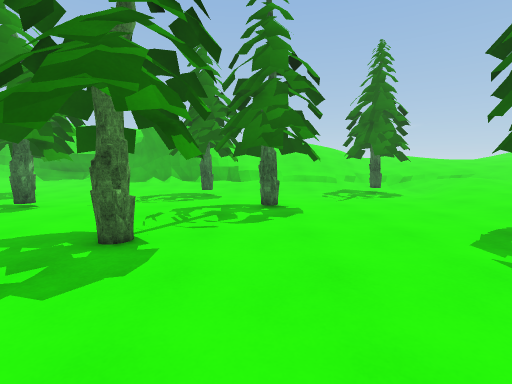
View 1 (above)

16 first-person views from a walk through a scene from a Unity 3-D project. The camera is 1.4 m above the floor, tilts 6° down and sees 85° across. The floor is counted in squares, 1 m on a side. Each view is taken from the middle of a square. On the plan, view 1 faces up. The plan holds only what a view shows up to about 14 squares ahead; the rest is blank. The place goes on beyond the plan. Surface patterns are stand-ins for the level's own textures.

View 2
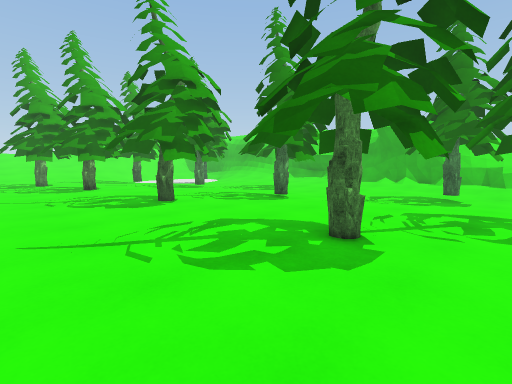

View 3
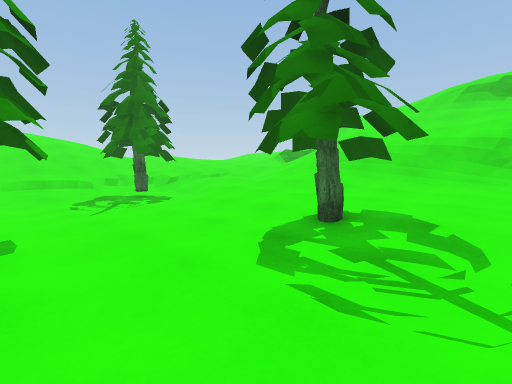

View 4
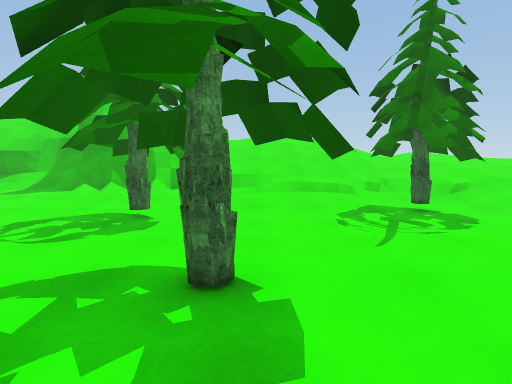

View 5
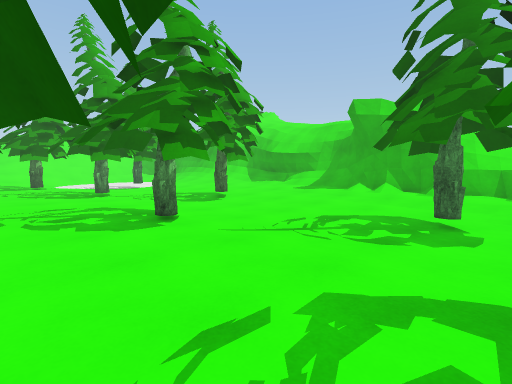

View 6
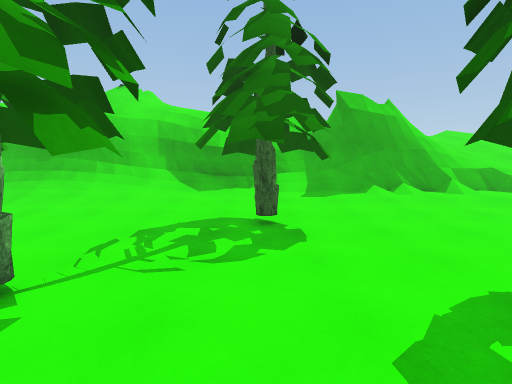

View 7
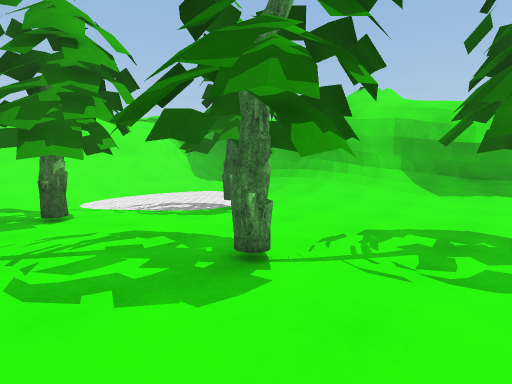

View 8
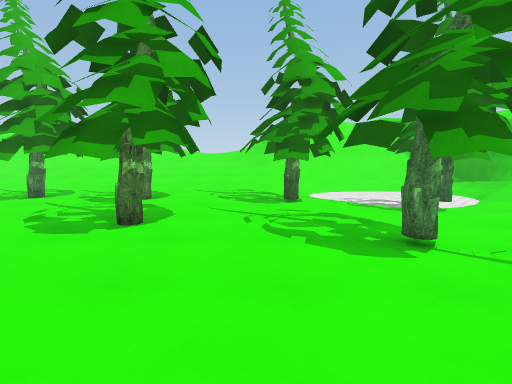

View 9
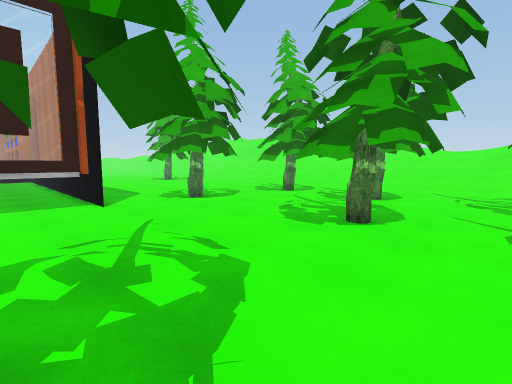

View 10
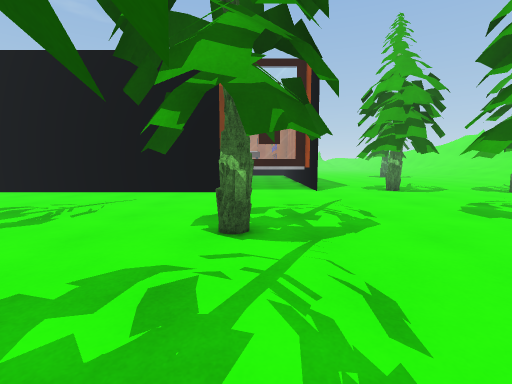

View 11
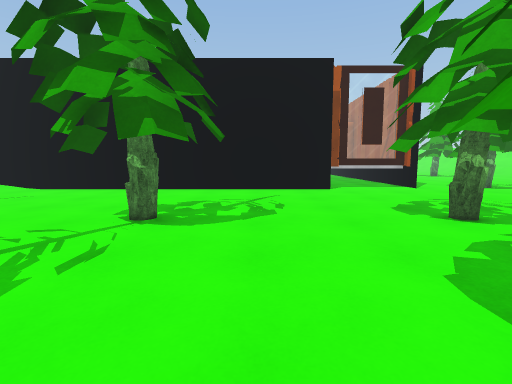

View 12
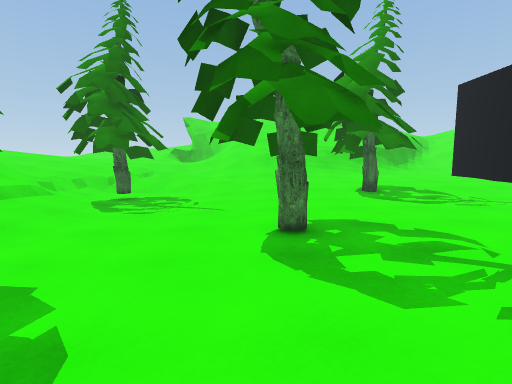

View 13
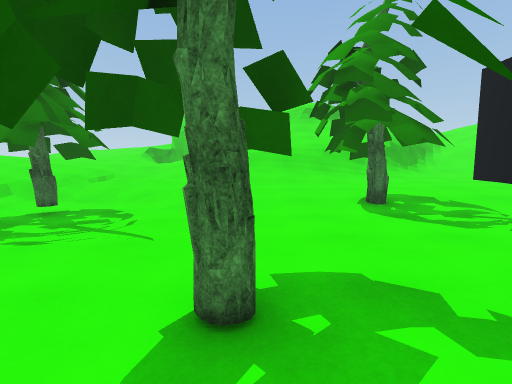

View 14
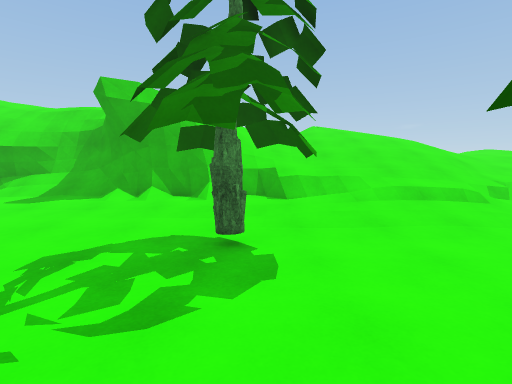

View 15
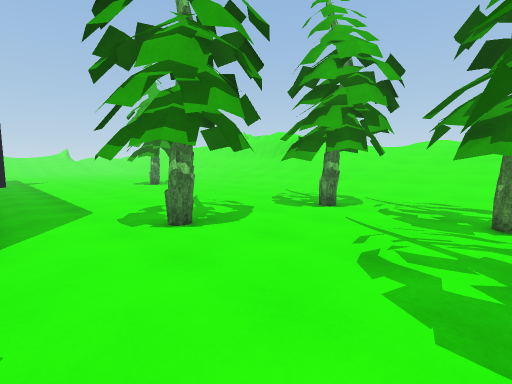

View 16
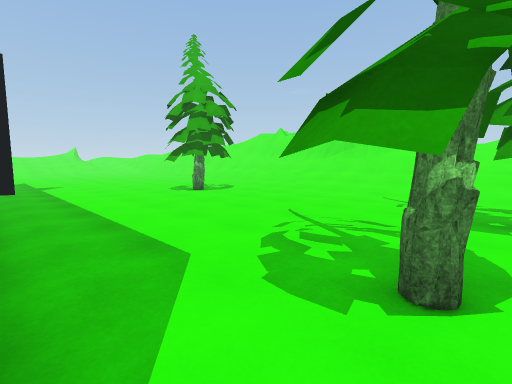

### Floor plan
Key: @ floor where view 1 was taken; # wall or solid block; x gap in a wall; . main floor; : floor 0.25 m higher than the main floor; - floor 0.25 m lower than the main floor; + floor 0.5 m higher than the main floor; _ floor 0.5 m lower than the main floor; / step, stairs or slope; = window, fence, low wall or low ledge; v drop or lower ground; O other object.
Columns run from 23 left of view 1 to 12 right of it. Each row starts with its distance up from view 1.
 22       ////////      /////////////
 21      =###//##=#v  ==///////////// //
 20 ######=/=vv////#####=///////////////
 19  ====//////.////======//////////////
 18 ////////.....././././://////////////
 17 _/////.............//////////O-/////
 16  _//....--------------///////-#O//+
 15 ___----------O------O-/-------#O///
 14 ___#O------#OO------#xO---------//++
 13 ___-O--------------------------/////
 12 ___---------------------------.////
 11 __------------------------....//:+//
 10 --------OO-----#O......O.......::+//
  9 ---......O.....#OO.....#OO.....::+//
  8 ..#OO..........................::+//
  7 .............................##::+//
  6 ......OO....OOO....OOO......OOOO:++/
  5 ......OO ....#OO....#OO......#OO:++/
  4 . OO.. OO......O......O.......::+++/
  3 ..#O#...O.....................::++++
  2 ..OOO.........................::++++
  1 ..............................::++++
  0 . O....................@......::++++
 -1 .OOO..#O......................:+++++
 -2 ..OO.O.OO......####################x
 -3 .......OO.######
 -4 ..........#
 -5 ..........#
 -6 ..........#
 -7 ..........#
 -8 ..........#
 -9 ..........#
-10 ..........#
-11 ..........
-12  .........
-13  OO.......
-14   OO......
-15    O......
-16      .....
-17       ....
-18        ..#
-19         ..

Where each view was taken, in squares from view 1:
view 1: 0 up, 0 right, facing up
view 2: 0 up, 0 right, facing up-left
view 3: 2 up, 1 right, facing up-right
view 4: 6 up, 1 right, facing up
view 5: 6 up, 1 left, facing up-left
view 6: 7 up, 12 left, facing up
view 7: 7 up, 12 left, facing up-left
view 8: 7 up, 10 left, facing left
view 9: 7 up, 10 left, facing down-left
view 10: 10 up, 10 left, facing down
view 11: 11 up, 5 left, facing down
view 12: 10 up, 5 left, facing right
view 13: 9 up, 2 left, facing right
view 14: 9 up, 2 left, facing up
view 15: 3 up, 13 left, facing down-left
view 16: 2 down, 13 left, facing down-left
